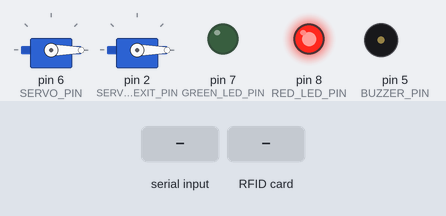
A sketch run on a simulated Arduino Uno, built with avr-gcc and run on an emulated ATmega328P. Parts: 2 × servo, output pins drawn as LEDs (lit = HIGH), buzzer (waves = sounding). The inputs (shaded band) are chosen by the test bench. Pins used as bus, display or sensor lines are not drawn; what the sketch prints to the serial monitor is not drawn.

Above: at 1.3 s.
1.4 s: "OPEN_GATE\n" received over Serial
At 2.8 s:
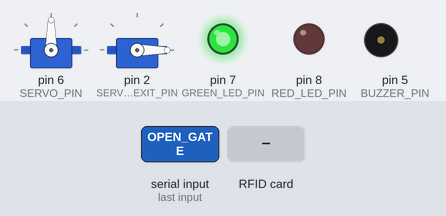
3.1 s: RFID card 5E 7A 19 C4 held to the reader
At 4.0 s:
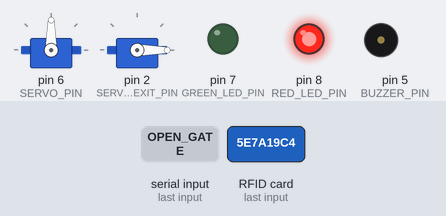
4.8 s: "OPEN_GATE:EXIT\n" received over Serial
At 5.4 s:
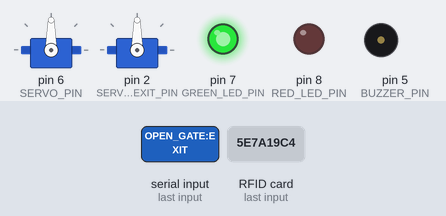
7.8 s: "ACCESS_DENIED:\n" received over Serial
At 9.5 s:
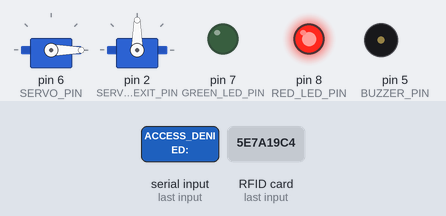
10.1 s: RFID card 5E 7A 19 C4 held to the reader
At 10.26 s:
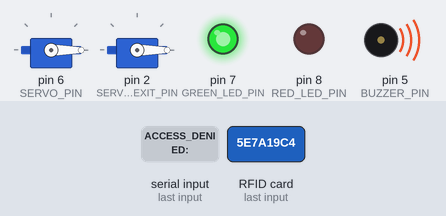
11.8 s: "OPEN_GATE:EXIT\n" received over Serial
At 17.5 s:
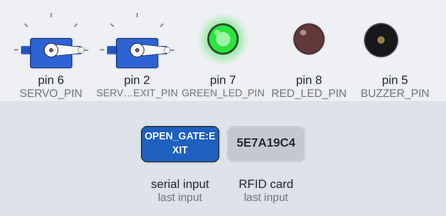
Timing chart, 0 to 18.3 s (numbered marks = the images above; inputs shaded):
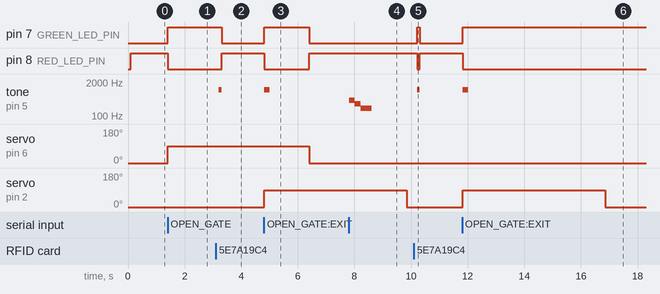

The sketch:

step5withServoMotor.ino
```cpp
#include <SPI.h>
#include <MFRC522.h>
#include <Servo.h>

// ----------------------------
// Pin Definitions
// ----------------------------
#define RST_PIN_ENTRY    9
#define SS_PIN_ENTRY     10
#define RST_PIN_EXIT     3
#define SS_PIN_EXIT      4

#define GREEN_LED_PIN    7
#define RED_LED_PIN      8
#define BUZZER_PIN       5
#define SERVO_PIN        6
#define SERVO_EXIT_PIN   2 // New: Exit gate servo pin

MFRC522 mfrc522_entry(SS_PIN_ENTRY, RST_PIN_ENTRY);
MFRC522 mfrc522_exit(SS_PIN_EXIT, RST_PIN_EXIT);
Servo gateServo;
Servo exitGateServo; // New: Exit gate servo object

// ----------------------------
// Timing Variables
// ----------------------------
unsigned long lastScanTime_entry = 0;
unsigned long lastScanTime_exit = 0;
const unsigned long cooldownMs = 3000;

// Non-blocking servo/LED/buzzer timing
bool entryActive = false;
unsigned long entryStartTime = 0;
const unsigned long gateOpenDuration = 5000; // 5 seconds open
const unsigned long buzzerDuration = 200;    // buzzer duration
bool buzzerOn = false;

// Add exitActive for exit gate logic
bool exitActive = false;
unsigned long exitStartTime = 0;
const unsigned long exitGateOpenDuration = 5000; // 5 seconds open for exit

// Last scanned card
String lastCardID_entry = "";
String lastCardID_exit = "";

// Device serial numbers
#define ENTRY_DEVICE_SERIAL "ARD-GATE-001"
#define EXIT_DEVICE_SERIAL  "TEST-001"

// ----------------------------
// Setup
// ----------------------------
void setup() {
  Serial.begin(9600);
  while (!Serial);

  SPI.begin();
  mfrc522_entry.PCD_Init();
  mfrc522_exit.PCD_Init();

  gateServo.attach(SERVO_PIN);
  exitGateServo.attach(SERVO_EXIT_PIN); // New: Attach exit servo
  gateServo.write(0); // gate closed
  exitGateServo.write(0); // exit gate closed

  pinMode(GREEN_LED_PIN, OUTPUT);
  pinMode(RED_LED_PIN, OUTPUT);
  pinMode(BUZZER_PIN, OUTPUT);

  digitalWrite(GREEN_LED_PIN, LOW);
  digitalWrite(RED_LED_PIN, HIGH);
  digitalWrite(BUZZER_PIN, LOW);

  Serial.println("RFID Access Control Ready (Non-blocking)");
}

// ----------------------------
// Loop
// ----------------------------
void loop() {
  checkSerialCommands();
  unsigned long currentMillis = millis();

  // --- ENTRY READER ---
  if (!entryActive && mfrc522_entry.PICC_IsNewCardPresent() && mfrc522_entry.PICC_ReadCardSerial()) {
    String rfidTag = "";
    for (byte i = 0; i < mfrc522_entry.uid.size; i++) {
      if (mfrc522_entry.uid.uidByte[i] < 0x10) rfidTag += "0";
      rfidTag += String(mfrc522_entry.uid.uidByte[i], HEX);
    }
    rfidTag.toUpperCase();

    // Cooldown check
    if (rfidTag != lastCardID_entry || (currentMillis - lastScanTime_entry >= cooldownMs)) {
      lastCardID_entry = rfidTag;
      lastScanTime_entry = currentMillis;

      Serial.println("[ENTRY] Card Scanned: " + rfidTag);
      sendBackendData("ENTRY_SCANNED", rfidTag, "Entry card detected", ENTRY_DEVICE_SERIAL);
      // Do NOT open gate or activate entry sequence here!
    }

    mfrc522_entry.PICC_HaltA();
    mfrc522_entry.PCD_StopCrypto1();
  }

  // --- EXIT READER ---
  if (!exitActive && mfrc522_exit.PICC_IsNewCardPresent() && mfrc522_exit.PICC_ReadCardSerial()) {
    String rfidTag = "";
    for (byte i = 0; i < mfrc522_exit.uid.size; i++) {
      if (mfrc522_exit.uid.uidByte[i] < 0x10) rfidTag += "0";
      rfidTag += String(mfrc522_exit.uid.uidByte[i], HEX);
    }
    rfidTag.toUpperCase();

    // Cooldown check
    if (rfidTag != lastCardID_exit || (currentMillis - lastScanTime_exit >= cooldownMs)) {
      lastCardID_exit = rfidTag;
      lastScanTime_exit = currentMillis;

      Serial.println("[EXIT] Card Scanned: " + rfidTag);
      sendBackendData("EXIT_SCANNED", rfidTag, "Exit card detected", EXIT_DEVICE_SERIAL);
      // Start exit sequence (simulate motorized exit gate)
      exitActive = true;
      exitStartTime = currentMillis;
      // Feedback for exit scan (blink green LED and beep)
      digitalWrite(RED_LED_PIN, LOW);
      digitalWrite(GREEN_LED_PIN, HIGH);
      tone(BUZZER_PIN, 1000, 100);
      delay(100);
      digitalWrite(GREEN_LED_PIN, LOW);
      digitalWrite(RED_LED_PIN, HIGH);
    }

    mfrc522_exit.PICC_HaltA();
    mfrc522_exit.PCD_StopCrypto1();
  }

  // --- ENTRY sequence non-blocking ---
  if (entryActive) {
    // Turn off buzzer after buzzerDuration
    if (buzzerOn && (currentMillis - entryStartTime >= buzzerDuration)) {
      digitalWrite(BUZZER_PIN, LOW);
      buzzerOn = false;
    }

    // Close gate and reset LEDs after gateOpenDuration
    if (currentMillis - entryStartTime >= gateOpenDuration) {
      gateServo.write(0);          // Close gate
      digitalWrite(GREEN_LED_PIN, LOW);
      digitalWrite(RED_LED_PIN, HIGH);
      entryActive = false;
      Serial.println("[ENTRY] Gate closed, ready for next scan");
      sendBackendData("GATE_CLOSED", lastCardID_entry, "Gate closed after entry", ENTRY_DEVICE_SERIAL);
    }
  }

  // --- EXIT sequence non-blocking ---
  if (exitActive) {
    if (currentMillis - exitStartTime >= exitGateOpenDuration) {
      exitGateServo.write(0); // Close exit gate
      exitActive = false;
      Serial.println("[EXIT] Exit gate closed, ready for next scan");
      sendBackendData("EXIT_GATE_CLOSED", lastCardID_exit, "Exit gate closed after exit", EXIT_DEVICE_SERIAL);
    }
  }
}

// ----------------------------
// Send JSON-like data to backend
// ----------------------------
void sendBackendData(String event, String cardID, String message, String deviceSerial) {
  Serial.print("BACKEND_DATA:{\"event\":\"");
  Serial.print(event);
  Serial.print("\",\"timestamp\":\"");
  Serial.print(millis());
  Serial.print("\"");

  if (cardID != "") {
    Serial.print(",\"cardID\":\"");
    Serial.print(cardID);
    Serial.print("\"");
  }
  if (message != "") {
    Serial.print(",\"message\":\"");
    Serial.print(message);
    Serial.print("\"");
  }
  if (deviceSerial != "") {
    Serial.print(",\"deviceSerial\":\"");
    Serial.print(deviceSerial);
    Serial.print("\"");
  }
  Serial.println("}");
}

// ----------------------------
// Backend Command Listener
// ----------------------------
void checkSerialCommands() {
  if (Serial.available()) {
    String command = Serial.readStringUntil('\n');
    command.trim();
    if (command == "OPEN_GATE" || command == "OPEN_GATE:ENTRY") {
      // Start entry sequence only when backend grants access
      entryActive = true;
      entryStartTime = millis();
      buzzerOn = true;
      gateServo.write(90); // Open entry gate
      digitalWrite(GREEN_LED_PIN, HIGH);
      digitalWrite(RED_LED_PIN, LOW);
      digitalWrite(BUZZER_PIN, HIGH);
      Serial.println("[REMOTE] Entry Gate OPENED by backend");
      sendBackendData("GATE_OPEN", lastCardID_entry, "Entry gate opened by backend command", ENTRY_DEVICE_SERIAL);
    } else if (command == "CLOSE_GATE" || command == "CLOSE_GATE:ENTRY") {
      gateServo.write(0); // Close entry gate
      Serial.println("[REMOTE] Entry Gate CLOSED by backend");
      sendBackendData("GATE_CLOSED", "", "Entry gate closed by backend command", ENTRY_DEVICE_SERIAL);
    } else if (command == "OPEN_GATE:EXIT") {
      exitActive = true;
      exitStartTime = millis();
      exitGateServo.write(90); // Open exit gate
      digitalWrite(GREEN_LED_PIN, HIGH);
      digitalWrite(RED_LED_PIN, LOW);
      tone(BUZZER_PIN, 1000, 200); // Single short beep for success
      Serial.println("[REMOTE] Exit Gate OPENED by backend");
      sendBackendData("EXIT_GATE_OPEN", lastCardID_exit, "Exit gate opened by backend command", EXIT_DEVICE_SERIAL);
    } else if (command == "CLOSE_GATE:EXIT") {
      exitActive = false;
      exitGateServo.write(0); // Close exit gate
      digitalWrite(GREEN_LED_PIN, LOW);
      digitalWrite(RED_LED_PIN, HIGH);
      Serial.println("[REMOTE] Exit Gate CLOSED by backend");
      sendBackendData("EXIT_GATE_CLOSED", "", "Exit gate closed by backend command", EXIT_DEVICE_SERIAL);
    } else if (command.startsWith("ACCESS_GRANTED:")) {
      // Parse card ID (and optionally pin) from command
      int firstColon = command.indexOf(':');
      int secondColon = command.indexOf(':', firstColon + 1);
      String cardID = (secondColon > 0) ? command.substring(firstColon + 1, secondColon) : command.substring(firstColon + 1);
      entryActive = true;
      entryStartTime = millis();
      buzzerOn = true;
      gateServo.write(90); // Open gate
      digitalWrite(GREEN_LED_PIN, HIGH);
      digitalWrite(RED_LED_PIN, LOW);
      digitalWrite(BUZZER_PIN, HIGH);
      Serial.println("[REMOTE] Gate OPENED by backend (ACCESS_GRANTED)");
      sendBackendData("GATE_OPEN", cardID, "Gate opened by backend ACCESS_GRANTED", ENTRY_DEVICE_SERIAL);
    } else if (command.startsWith("ACCESS_DENIED:")) {
      // Feedback for denied access: red LED and buzzer
      int firstColon = command.indexOf(':');
      int secondColon = command.indexOf(':', firstColon + 1);
      String cardID = (secondColon > 0) ? command.substring(firstColon + 1, secondColon) : command.substring(firstColon + 1);
      digitalWrite(GREEN_LED_PIN, LOW);
      digitalWrite(RED_LED_PIN, HIGH);
      // Buzzer pattern for denied
      tone(BUZZER_PIN, 400, 200);
      delay(200);
      tone(BUZZER_PIN, 300, 200);
      delay(200);
      tone(BUZZER_PIN, 200, 400);
      delay(400);
      digitalWrite(BUZZER_PIN, LOW);
      Serial.println("[REMOTE] ACCESS DENIED by backend");
      sendBackendData("ACCESS_DENIED", cardID, "Access denied by backend", ENTRY_DEVICE_SERIAL);
    } else if (command.startsWith("ACCESS_DENIED:EXIT")) {
      // Denied pattern for exit: triple short beeps
      digitalWrite(GREEN_LED_PIN, LOW);
      digitalWrite(RED_LED_PIN, HIGH);
      for (int i = 0; i < 3; i++) {
        tone(BUZZER_PIN, 400, 150);
        delay(200);
      }
      digitalWrite(BUZZER_PIN, LOW);
      Serial.println("[REMOTE] EXIT ACCESS DENIED by backend");
      // Optionally parse cardID if needed
      int firstColon = command.indexOf(':');
      int secondColon = command.indexOf(':', firstColon + 1);
      String cardID = (secondColon > 0) ? command.substring(secondColon + 1) : "";
      sendBackendData("EXIT_ACCESS_DENIED", cardID, "Exit access denied by backend", EXIT_DEVICE_SERIAL);
    }
  }
}
```

Measured:
- after the input at 1.4 s, pin 7 (GREEN_LED_PIN): LOW → HIGH at once; pin 8 (RED_LED_PIN): HIGH → LOW at once; servo on pin 6 (SERVO_PIN): 0° → 90° at once
- after the input at 3.1 s, pin 7 (GREEN_LED_PIN): HIGH → LOW after 0.21 s; pin 8 (RED_LED_PIN): LOW → HIGH after 0.21 s; tone on pin 5 (BUZZER_PIN): silent → 1000 Hz after 0.11 s, → silent 0.10 s later
- after the input at 4.8 s, pin 7 (GREEN_LED_PIN): LOW → HIGH at once, → LOW 1.6 s later; pin 8 (RED_LED_PIN): HIGH → LOW at once, → HIGH 1.6 s later; tone on pin 5 (BUZZER_PIN): silent → 1000 Hz at once, → silent 0.20 s later; servo on pin 2 (SERVO_EXIT_PIN): 0° → 90° at once
- after the input at 7.8 s, tone on pin 5 (BUZZER_PIN): silent → 400 Hz at once, → 300 Hz 0.20 s later, → 200 Hz 0.20 s later, → silent 0.40 s later
- after the input at 10.1 s, pin 7 (GREEN_LED_PIN): LOW → HIGH after 0.12 s, → LOW 0.10 s later; pin 8 (RED_LED_PIN): HIGH → LOW after 0.12 s, → HIGH 0.10 s later; tone on pin 5 (BUZZER_PIN): silent → 1000 Hz after 0.12 s, → silent 0.10 s later
- after the input at 11.8 s, pin 7 (GREEN_LED_PIN): LOW → HIGH at once; pin 8 (RED_LED_PIN): HIGH → LOW at once; tone on pin 5 (BUZZER_PIN): silent → 1000 Hz at once, → silent 0.20 s later; servo on pin 2 (SERVO_EXIT_PIN): 0° → 90° at once, → 0° 5.0 s later
